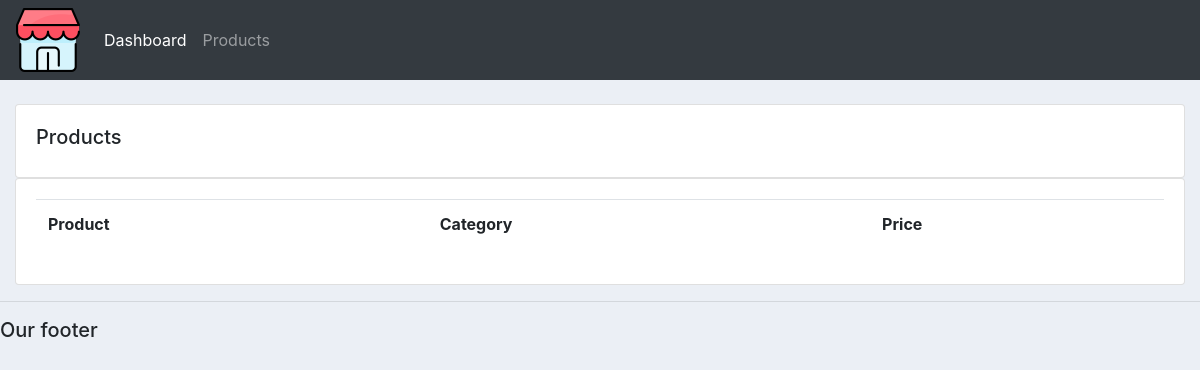
The app's page /products/, older data.
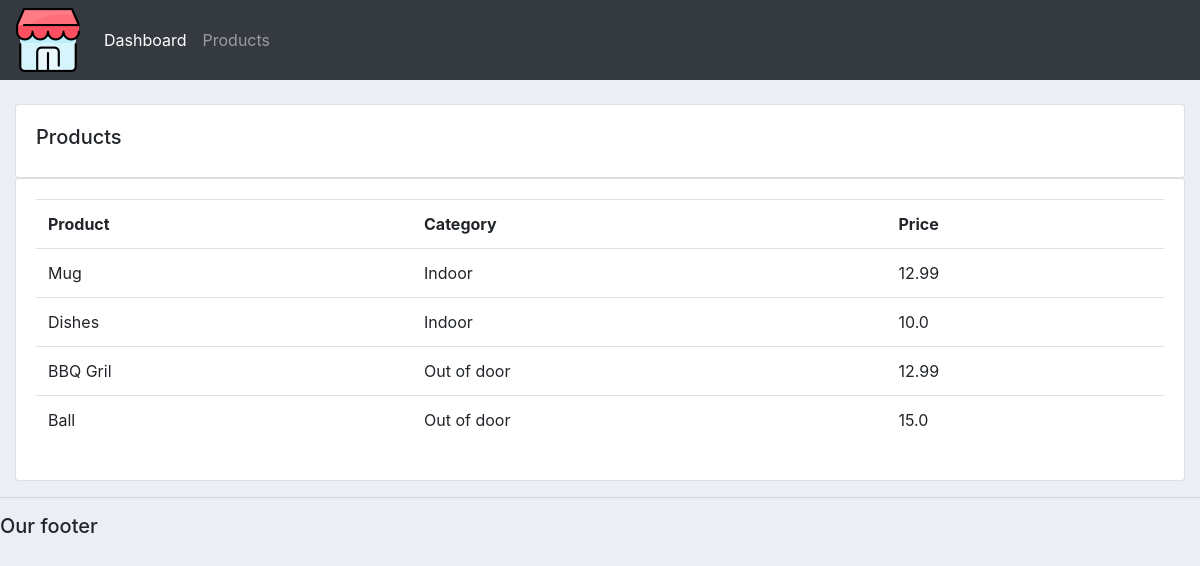
The same page, newer data.
### accounts/models.py (models this page shows, shortened)
class Product(models.Model):
    CATEGORYS = (
        ('Indoor','Indoor'),
        ('Out of door','Out of door')
    )
    name = models.CharField(max_length=200, null=True)
    price = models.FloatField(null=True)
    category = models.CharField(max_length=200, null=True, choices=CATEGORYS)
    description = models.CharField(max_length=200, null=True, blank=True)
    date_created = models.DateTimeField(auto_now_add=True, null=True)
    tags = models.ManyToManyField(Tag)

### accounts/views.py (the view)
# urls.py: path('products/', views.products, name="products"),
def products(request):
    products = Product.objects.all()
    return render(request, 'accounts/products.html', {'products':products})

### accounts/templates/accounts/products.html
{% extends 'accounts/main.html' %}
{% block content %}
<br>
<div class="row">
    <div class="col-md">
        <div class="card card-body">
            <h5>Products</h5>
        </div>
        <div class="card card-body">
            <table class="table">
                <tr>
                    <th>Product</th>
                    <th>Category</th>
                    <th>Price</th>
                </tr>
                {% for i in products %}
                <tr>
                    <td>{{i.name}}</td>
                    <td>{{i.category}}</td>
                    <td>{{i.price}}</td>
                </tr>
                {%endfor  %}
            </table>
        </div>
    </div>
</div>
{% endblock %}

### accounts/templates/accounts/main.html (shortened to what this page needs)
{% load static %}
<!DOCTYPE html>
<html lang="en">
<head>
    <link rel="stylesheet" href="https://stackpath.bootstrapcdn.com/bootstrap/4.4.1/css/bootstrap.min.css">
    <link rel="stylesheet" type="text/css" href="{% static '/css/main.css' %}">
</head>
<body>
    {% include 'accounts/navbar.html' %}
    <div class="container-fluid">
        {% block content %}
        {% endblock %}
    </div>
    <hr>
    <h5>Our footer</h5>
</body>
</html>

### accounts/templates/accounts/navbar.html (shortened to what this page needs)
{% load static %}
<nav class="navbar navbar-expand-lg navbar-dark bg-dark ">
    <img src="{% static 'images/store.png'%} "  class="mr-3">
    <div class="collapse navbar-collapse" id="navbarNavDropdown">
      <ul class="navbar-nav">
        <li class="nav-item active">
          <a class="nav-link" href="{% url 'home' %}">Dashboard <span class="sr-only">(current)</span></a>
        </li>
        <li class="nav-item">
          <a class="nav-link" href="{% url 'products' %}">Products</a>
        </li>
      </ul>
    </div>
 </nav>

### static/css/main.css (style rules this page uses)
body { background-color: #ebeff5; }

Row changes from the older to the newer data that the page shows:
added Product: name "Mug", category "Indoor", price "12.99"
added Product: name "Dishes", category "Indoor", price "10.0"
added Product: name "BBQ Gril", category "Out of door", price "12.99"
added Product: name "Ball", category "Out of door", price "15.0"
